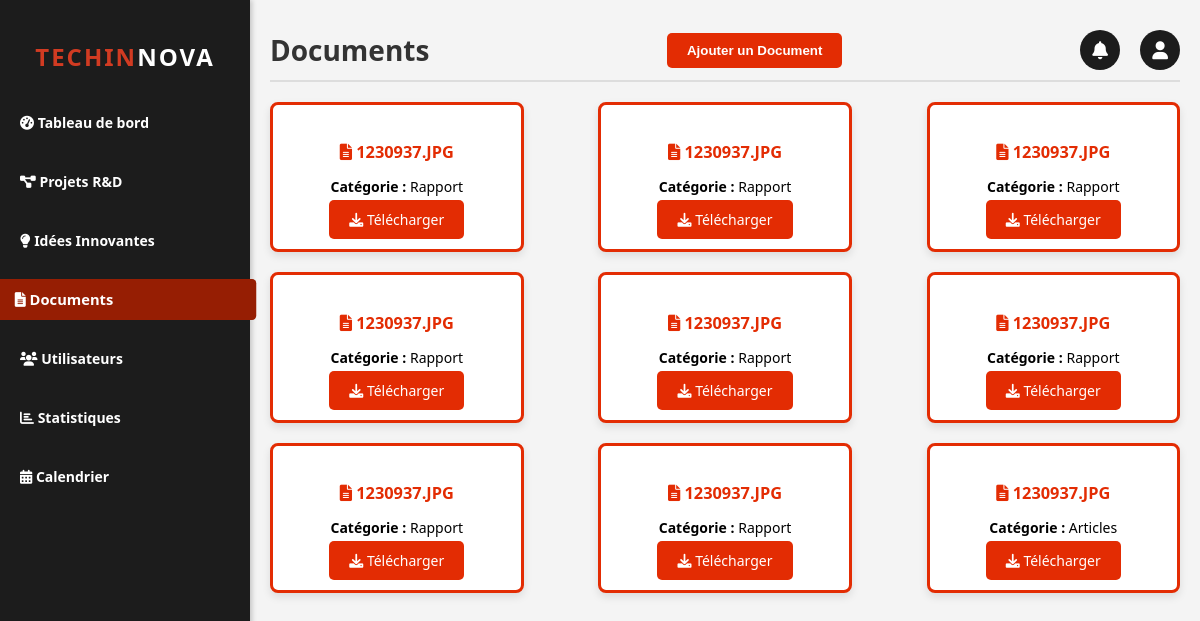
Screenshot of /espace_admin/documents.php with the database file from the repository.
### tables this page shows
CREATE TABLE `documents` (
  `id` int(11) NOT NULL,
  `nom_fichier` varchar(255) NOT NULL,
  `chemin` varchar(500) NOT NULL,
  `categorie` enum('Rapport','Etude','Brevets','Articles') NOT NULL,
  `id_projet` int(11) DEFAULT NULL,
  `id_idee` int(11) DEFAULT NULL,
  `id_uploader` int(11) DEFAULT NULL,
  `date_upload` timestamp NOT NULL DEFAULT current_timestamp()
);

### espace_admin/documents.php (the view, shortened to what this page needs)
<?php
require_once("C:/xampp/htdocs/projet_web/config/connexion.php");
try {
    $sql = "SELECT id, nom_fichier, chemin, categorie FROM documents ORDER BY date_upload DESC";
    $stmt = $db->prepare($sql);
    $stmt->execute();
    $documents = $stmt->fetchAll(PDO::FETCH_ASSOC);
} catch (PDOException $e) {
    die("Erreur lors de la récupération des documents : " . $e->getMessage());
}
?>
<!DOCTYPE html>
<html lang="fr">
<head>
    <link rel="stylesheet" href="css/documents.css">
    <link rel="stylesheet" href="https://cdnjs.cloudflare.com/ajax/libs/font-awesome/6.0.0-beta3/css/all.min.css">
</head>
<body>
    <div class="sidebar">
        <h2><span>TechIn</span>nova</h2>
        <nav>
            <ul>
                <li><a href="admin.php"><i class="fas fa-tachometer-alt"></i> Tableau de bord</a></li>
                <li><a href="projetr&d.php"><i class="fas fa-project-diagram"></i> Projets R&D</a></li>
                <li><a href="idees.php"><i class="fas fa-lightbulb"></i> Idées Innovantes</a></li>
                <li><a href="documents.php"><i class="fas fa-file-alt"></i> Documents</a></li>
                <li><a href="users.php"><i class="fas fa-users"></i> Utilisateurs</a></li>
                <li><a href="statistiques.php"><i class="fas fa-chart-bar"></i> Statistiques</a></li>
                <li><a href="calendrier.php"><i class="fas fa-calendar-alt"></i> Calendrier</a></li>
            </ul>
        </nav>
    </div>
    <div class="main-content">
        <header>
            <h1>Documents</h1>
            <section class="actions">
                <button id="addDocumentBtn">Ajouter un Document</button>
            </section>
            <div id="header-icons">
                <a href="notification.php" id="notificationsBtn"><i class="fas fa-bell"></i></a>
                <a href="profil.php" id="profilBtn"><i class="fas fa-user"></i></a>
            </div>
        </header>
        <section class="documents-list">
            <?php if (!empty($documents)): ?>
                <?php foreach ($documents as $document): ?>
                    <div class="document">
                        <h3><i class="fas fa-file-alt"></i> <?= htmlspecialchars($document['nom_fichier']) ?></h3>
                        <p><strong>Catégorie :</strong> <?= htmlspecialchars($document['categorie']) ?></p>
                        <a href="<?= htmlspecialchars($document['chemin']) ?>" class="downloadBtn" download>
                            <i class="fas fa-download"></i> Télécharger
                        </a>
                    </div>
                <?php endforeach; ?>
            <?php else: ?>
                <p>Aucun document disponible pour le moment.</p>
            <?php endif; ?>
        </section>
    </div>
</body>
</html>

### espace_admin/css/documents.css (style rules this page uses)
body { margin: 0; font-family: 'Segoe UI', Tahoma, Geneva, Verdana, sans-serif; background-color: #f4f4f4; display: flex; font-size: 14px; }
.sidebar { width: 250px; height: 100vh; background-color: #1c1c1c; color: #fff; position: fixed; padding-top: 20px; box-shadow: 2px 0 5px rgba(0, 0, 0, 0.2); }
.sidebar h2 { text-align: center; margin-bottom: 30px; font-size: 24px; text-transform: uppercase; letter-spacing: 2px; }
.sidebar h2 span { color: #d13b22; }
.sidebar nav ul { list-style-type: none; padding: 0; }
.sidebar nav ul li { margin: 20px 0; }
.sidebar nav ul li a { color: #fff; text-decoration: none; padding: 10px 20px; display: block; transition: background-color 0.3s, transform 0.3s; font-weight: bold; }
.sidebar nav ul li a.active { background-color: rgb(150, 30, 3); border-radius: 4px; transform: scale(1.05); }
.main-content { margin-left: 250px; padding: 20px; width: calc(100% - 250px); }
header { display: flex; justify-content: space-between; align-items: center; padding: 10px 0; border-bottom: 2px solid #ddd; }
header h1 { margin: 0; font-size: 28px; color: #333; }
#header-icons { display: flex; gap: 20px; align-items: center; }
#notificationsBtn, #profilBtn { width: 40px; height: 40px; background-color: #1c1c1c; color: #fff; border-radius: 50%; display: flex; align-items: center; justify-content: center; text-decoration: none; font-size: 18px; transition: background-color 0.3s, transform 0.3s; }
.documents-list { display: flex; flex-wrap: wrap; gap: 20px; margin-top: 20px; justify-content: space-between; }
.document { background-color: #fff; padding: 20px; border-radius: 8px; box-shadow: 0 4px 8px rgba(0, 0, 0, 0.1); width: calc(25% - 20px); text-align: center; border: 3px solid rgb(227, 44, 3); transition: transform 0.3s; }
.document h3 { margin-bottom: 10px; color: rgb(227,44,3); text-transform: uppercase; }
.downloadBtn { background-color: rgb(227, 44, 3); color: #fff; padding: 10px 20px; border-radius: 5px; text-decoration: none; transition: background-color 0.3s, transform 0.3s; }
#addDocumentBtn { background-color: rgb(227,44,3); color: #fff; padding: 10px 20px; font-weight: bold; border: none; border-radius: 5px; display: flex; align-items: center; justify-content: center; gap: 10px; transition: background-color 0.3s, transform 0.3s; }

### rows the page displays
documents: nom_fichier "1230937.JPG", categorie "Rapport"
documents: nom_fichier "1230937.JPG", categorie "Rapport"
documents: nom_fichier "1230937.JPG", categorie "Rapport"
documents: nom_fichier "1230937.JPG", categorie "Rapport"
documents: nom_fichier "1230937.JPG", categorie "Rapport"
documents: nom_fichier "1230937.JPG", categorie "Rapport"
documents: nom_fichier "1230937.JPG", categorie "Rapport"
documents: nom_fichier "1230937.JPG", categorie "Rapport"
documents: nom_fichier "1230937.JPG", categorie "Articles"
